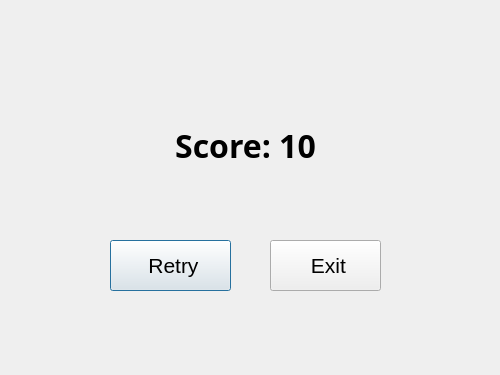
<?xml version="1.0" encoding="UTF-8"?>
<ui version="4.0">
 <class>Result</class>
 <widget class="QDialog" name="Result">
  <property name="geometry">
   <rect>
    <x>0</x>
    <y>0</y>
    <width>500</width>
    <height>375</height>
   </rect>
  </property>
  <property name="windowTitle">
   <string>Dialog</string>
  </property>
  <widget class="QPushButton" name="retry">
   <property name="geometry">
    <rect>
     <x>110</x>
     <y>240</y>
     <width>121</width>
     <height>51</height>
    </rect>
   </property>
   <property name="font">
    <font>
     <family>Arial</family>
     <pointsize>16</pointsize>
    </font>
   </property>
   <property name="text">
    <string> Retry</string>
   </property>
   <property name="icon">
    <iconset resource="res.qrc">
     <normaloff>:/images/player.png</normaloff>:/images/player.png</iconset>
   </property>
  </widget>
  <widget class="QLabel" name="label">
   <property name="geometry">
    <rect>
     <x>120</x>
     <y>90</y>
     <width>251</width>
     <height>111</height>
    </rect>
   </property>
   <property name="font">
    <font>
     <family>Arial Rounded MT Bold</family>
     <pointsize>24</pointsize>
     <weight>75</weight>
     <bold>true</bold>
    </font>
   </property>
   <property name="text">
    <string>Score: 10</string>
   </property>
   <property name="alignment">
    <set>Qt::AlignCenter</set>
   </property>
  </widget>
  <widget class="QLabel" name="label_2">
   <property name="geometry">
    <rect>
     <x>0</x>
     <y>0</y>
     <width>500</width>
     <height>375</height>
    </rect>
   </property>
   <property name="text">
    <string/>
   </property>
   <property name="pixmap">
    <pixmap resource="res.qrc">:/images/resultbg.png</pixmap>
   </property>
  </widget>
  <widget class="QPushButton" name="exit">
   <property name="geometry">
    <rect>
     <x>270</x>
     <y>240</y>
     <width>111</width>
     <height>51</height>
    </rect>
   </property>
   <property name="font">
    <font>
     <family>Arial</family>
     <pointsize>16</pointsize>
    </font>
   </property>
   <property name="text">
    <string> Exit</string>
   </property>
   <property name="icon">
    <iconset resource="res.qrc">
     <normaloff>:/images/player.png</normaloff>:/images/player.png</iconset>
   </property>
   <property name="iconSize">
    <size>
     <width>20</width>
     <height>20</height>
    </size>
   </property>
  </widget>
  <zorder>label_2</zorder>
  <zorder>label</zorder>
  <zorder>retry</zorder>
  <zorder>exit</zorder>
  <zorder>exit</zorder>
 </widget>
 <resources>
  <include location="res.qrc"/>
 </resources>
 <connections/>
</ui>
